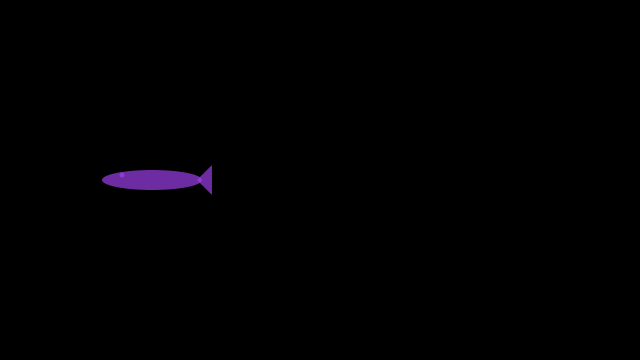
Frame 1 (no input)
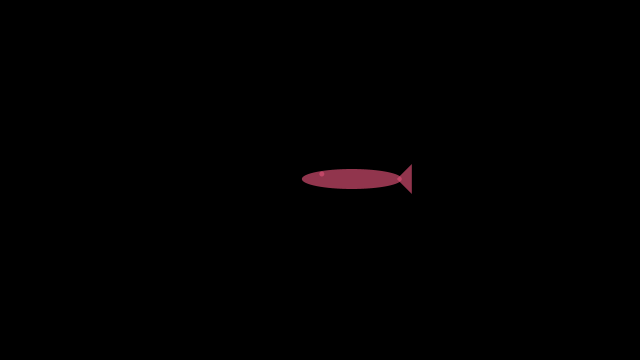
Frame 2 (the mouse pressed at the canvas centre, redrawn once)

The Processing sketch that drew these frames (run headless with seeded random() and noise(); the mouse was pressed at the canvas centre and the sketch redrawn once):

// Processing sketch: processing_173817
// ── processing_173817.pde


float y = 100;
int sen = 0;
 
void setup() {
  size(640, 360);  
  stroke(255);     
  noLoop();
  y = height*0.5;
  frameRate(20);
}

void draw() { 
  background(0);  
  for(int i = 0; i <= sen; i+=20){
  stroke(255);
  //line(0, y+i, width, y+i);
  noStroke();
  fill(random(255), random(255), random(255), 170);
  float pos = random(640);
  ellipse(pos, y+i, 100, 20);
  ellipse(pos-30, y+i-5, 5, 5);
  triangle(pos+45, y+i, pos+60, y+i-15, pos+60, y+i+15);
  }  
  
  y = y - 1; 
  if (y < 0) { 
    y = height; 
    sen+=10;
  } 
} 

void mousePressed() {
  if(mouseButton == LEFT){
  loop();
  }else if(mouseButton ==RIGHT){
    noLoop();
  }
}
  
